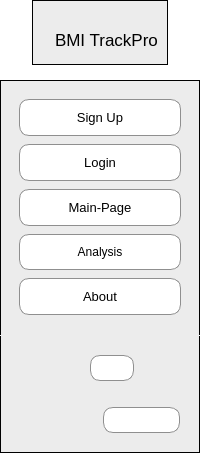
     <widget class="QCustomSlideMenu" name="Menu_Panel" native="true">
      <property name="styleSheet">
       <string notr="true">QWidget {
    background-color: #FFFFFF  ;

}
</string>
      </property>
      <layout class="QVBoxLayout" name="verticalLayout">
       <property name="spacing">
        <number>0</number>
       </property>
       <property name="leftMargin">
        <number>0</number>
       </property>
       <property name="topMargin">
        <number>0</number>
       </property>
       <property name="rightMargin">
        <number>0</number>
       </property>
       <property name="bottomMargin">
        <number>0</number>
       </property>
       <item alignment="Qt::AlignHCenter|Qt::AlignVCenter">
        <widget class="QFrame" name="Main_Icon">
         <property name="minimumSize">
          <size>
           <width>0</width>
           <height>80</height>
          </size>
         </property>
         <property name="styleSheet">
          <string notr="true">QFrame {
    background-color: #ececec  ;
	border:1px solid #ececec   ;
}
#Main_Icon{
border:1px solid black;
margin-bottom:15px;
}
</string>
         </property>
         <property name="frameShape">
          <enum>QFrame::StyledPanel</enum>
         </property>
         <property name="frameShadow">
          <enum>QFrame::Raised</enum>
         </property>
         <layout class="QHBoxLayout" name="horizontalLayout_10">
          <property name="topMargin">
           <number>23</number>
          </property>
          <item alignment="Qt::AlignVCenter">
           <widget class="QLabel" name="App_icon">
            <property name="maximumSize">
             <size>
              <width>60</width>
              <height>60</height>
             </size>
            </property>
            <property name="styleSheet">
             <string notr="true">QFrame {
    border: 0px solid black;
}
</string>
            </property>
            <property name="text">
             <string/>
            </property>
            <property name="pixmap">
             <pixmap resource="../Qss/icons/_icons.qrc">:/images/Images/BMI.png</pixmap>
            </property>
            <property name="scaledContents">
             <bool>true</bool>
            </property>
           </widget>
          </item>
          <item>
           <widget class="QLabel" name="Name_of_app">
            <property name="font">
             <font>
              <pointsize>13</pointsize>
             </font>
            </property>
            <property name="styleSheet">
             <string notr="true">QFrame {
    border: 0px solid black;
}
</string>
            </property>
            <property name="text">
             <string>BMI TrackPro</string>
            </property>
           </widget>
          </item>
         </layout>
        </widget>
       </item>
       <item>
        <widget class="QFrame" name="navigation_buttons">
         <property name="sizePolicy">
          <sizepolicy hsizetype="Preferred" vsizetype="Expanding">
           <horstretch>0</horstretch>
           <verstretch>0</verstretch>
          </sizepolicy>
         </property>
         <property name="minimumSize">
          <size>
           <width>100</width>
           <height>0</height>
          </size>
         </property>
         <property name="styleSheet">
          <string notr="true">QFrame {
    background-color: #ececec  ;
border:2px solid #ececec   ;
padding:10px;
}
QPushButton{
	background-color:#FFFFFF;
	border:1px solid #8f8f8f;
	padding:10px;
	border-radius:10px;
}
QPushButton:hover {
    background-color: #bdbdbd;
}
#navigation_buttons{
border-top:1px solid black;
border-right:1px solid black;
border-left:1px solid black;
}
</string>
         </property>
         <property name="frameShape">
          <enum>QFrame::StyledPanel</enum>
         </property>
         <property name="frameShadow">
          <enum>QFrame::Raised</enum>
         </property>
         <layout class="QVBoxLayout" name="verticalLayout_2">
          <property name="spacing">
           <number>8</number>
          </property>
          <property name="leftMargin">
           <number>8</number>
          </property>
          <property name="topMargin">
           <number>8</number>
          </property>
          <property name="rightMargin">
           <number>8</number>
          </property>
          <property name="bottomMargin">
           <number>8</number>
          </property>
          <item>
           <widget class="QPushButton" name="Sign_Up_btn">
            <property name="font">
             <font>
              <pointsize>10</pointsize>
             </font>
            </property>
            <property name="cursor">
             <cursorShape>PointingHandCursor</cursorShape>
            </property>
            <property name="text">
             <string>Sign Up</string>
            </property>
            <property name="icon">
             <iconset resource="../Qss/icons/_icons.qrc">
              <normaloff>:/icons/000000/feather/user.png</normaloff>:/icons/000000/feather/user.png</iconset>
            </property>
           </widget>
          </item>
          <item>
           <widget class="QPushButton" name="Login_In_btn">
            <property name="font">
             <font>
              <pointsize>10</pointsize>
             </font>
            </property>
            <property name="cursor">
             <cursorShape>PointingHandCursor</cursorShape>
            </property>
            <property name="text">
             <string>Login</string>
            </property>
            <property name="icon">
             <iconset resource="../Qss/icons/_icons.qrc">
              <normaloff>:/icons/000000/feather/log-in.png</normaloff>:/icons/000000/feather/log-in.png</iconset>
            </property>
            <property name="autoDefault">
             <bool>false</bool>
            </property>
           </widget>
          </item>
          <item>
           <widget class="QPushButton" name="Main_Page_btn">
            <property name="font">
             <font>
              <pointsize>10</pointsize>
             </font>
            </property>
            <property name="cursor">
             <cursorShape>PointingHandCursor</cursorShape>
            </property>
            <property name="text">
             <string>Main-Page</string>
            </property>
            <property name="icon">
             <iconset resource="../Qss/icons/_icons.qrc">
              <normaloff>:/icons/000000/feather/home.png</normaloff>:/icons/000000/feather/home.png</iconset>
            </property>
           </widget>
          </item>
          <item>
           <widget class="QPushButton" name="Analysis_btn">
            <property name="cursor">
             <cursorShape>PointingHandCursor</cursorShape>
            </property>
            <property name="text">
             <string>Analysis</string>
            </property>
            <property name="icon">
             <iconset resource="../Qss/icons/_icons.qrc">
              <normaloff>:/icons/000000/feather/rotate-ccw.png</normaloff>:/icons/000000/feather/rotate-ccw.png</iconset>
            </property>
           </widget>
          </item>
          <item>
           <widget class="QPushButton" name="About_btn">
            <property name="font">
             <font>
              <pointsize>10</pointsize>
             </font>
            </property>
            <property name="cursor">
             <cursorShape>PointingHandCursor</cursorShape>
            </property>
            <property name="text">
             <string>About</string>
            </property>
            <property name="icon">
             <iconset resource="../Qss/icons/_icons.qrc">
              <normaloff>:/icons/000000/feather/info.png</normaloff>:/icons/000000/feather/info.png</iconset>
            </property>
           </widget>
          </item>
         </layout>
        </widget>
       </item>
       <item alignment="Qt::AlignBottom">
        <widget class="QFrame" name="Referral_websites">
         <property name="sizePolicy">
          <sizepolicy hsizetype="Preferred" vsizetype="Expanding">
           <horstretch>0</horstretch>
           <verstretch>0</verstretch>
          </sizepolicy>
         </property>
         <property name="styleSheet">
          <string notr="true">QFrame {
    background-color: #ececec  ;
	border:1px solid #ececec   ;
}
#Referral_websites{
border-bottom:1px solid black;
border-right:1px solid black;
border-left:1px solid black;
}
QPushButton{
	background-color:#FFFFFF;
	border:1px solid #8f8f8f;
	padding:5px;
	border-radius:10px;
}
QPushButton:hover {
    background-color: #bdbdbd;
}</string>
         </property>
         <property name="frameShape">
          <enum>QFrame::StyledPanel</enum>
         </property>
         <property name="frameShadow">
          <enum>QFrame::Raised</enum>
         </property>
         <layout class="QVBoxLayout" name="verticalLayout_3">
          <item alignment="Qt::AlignHCenter">
           <widget class="QFrame" name="Github_Referral">
            <property name="frameShape">
             <enum>QFrame::StyledPanel</enum>
            </property>
            <property name="frameShadow">
             <enum>QFrame::Raised</enum>
            </property>
            <layout class="QHBoxLayout" name="horizontalLayout_11">
             <item>
              <widget class="QLabel" name="icon_Github">
               <property name="maximumSize">
                <size>
                 <width>50</width>
                 <height>50</height>
                </size>
               </property>
               <property name="font">
                <font>
                 <pointsize>9</pointsize>
                </font>
               </property>
               <property name="styleSheet">
                <string notr="true">QFrame {
    border: 0px solid black;
}
</string>
               </property>
               <property name="text">
                <string/>
               </property>
               <property name="pixmap">
                <pixmap resource="../Qss/icons/_icons.qrc">:/icons/000000/feather/github.png</pixmap>
               </property>
               <property name="scaledContents">
                <bool>true</bool>
               </property>
              </widget>
             </item>
             <item>
              <widget class="QLabel" name="Name_Github">
               <property name="maximumSize">
                <size>
                 <width>80</width>
                 <height>33</height>
                </size>
               </property>
               <property name="font">
                <font>
                 <pointsize>8</pointsize>
                </font>
               </property>
               <property name="styleSheet">
                <string notr="true">QFrame {
    border: 0px solid black;
}
</string>
               </property>
               <property name="text">
                <string/>
               </property>
               <property name="pixmap">
                <pixmap resource="../Qss/icons/_icons.qrc">:/images/Images/GitHub_Logo.png</pixmap>
               </property>
               <property name="scaledContents">
                <bool>true</bool>
               </property>
              </widget>
             </item>
             <item>
              <widget class="QPushButton" name="GitHub_link">
               <property name="cursor">
                <cursorShape>PointingHandCursor</cursorShape>
               </property>
               <property name="text">
                <string/>
               </property>
               <property name="icon">
                <iconset resource="../Qss/icons/_icons.qrc">
                 <normaloff>:/icons/000000/feather/clipboard.png</normaloff>:/icons/000000/feather/clipboard.png</iconset>
               </property>
              </widget>
             </item>
            </layout>
           </widget>
          </item>
          <item>
           <widget class="QFrame" name="LinkedIn_Referral">
            <property name="frameShape">
             <enum>QFrame::StyledPanel</enum>
            </property>
            <property name="frameShadow">
             <enum>QFrame::Raised</enum>
            </property>
            <layout class="QHBoxLayout" name="horizontalLayout_12">
             <item>
              <widget class="QLabel" name="icon_Linkedin">
               <property name="maximumSize">
                <size>
                 <width>140</width>
                 <height>35</height>
                </size>
               </property>
               <property name="styleSheet">
                <string notr="true">QFrame {
    border: 0px solid black;
}
</string>
               </property>
               <property name="text">
                <string/>
               </property>
               <property name="pixmap">
                <pixmap resource="../Qss/icons/_icons.qrc">:/images/Images/LinkedIn_2021.svg</pixmap>
               </property>
               <property name="scaledContents">
                <bool>true</bool>
               </property>
              </widget>
             </item>
             <item>
              <widget class="QPushButton" name="LinkedIn_Link">
               <property name="cursor">
                <cursorShape>PointingHandCursor</cursorShape>
               </property>
               <property name="text">
                <string/>
               </property>
               <property name="icon">
                <iconset resource="../Qss/icons/_icons.qrc">
                 <normaloff>:/icons/000000/feather/clipboard.png</normaloff>:/icons/000000/feather/clipboard.png</iconset>
               </property>
              </widget>
             </item>
            </layout>
           </widget>
          </item>
         </layout>
        </widget>
       </item>
      </layout>
     </widget>
